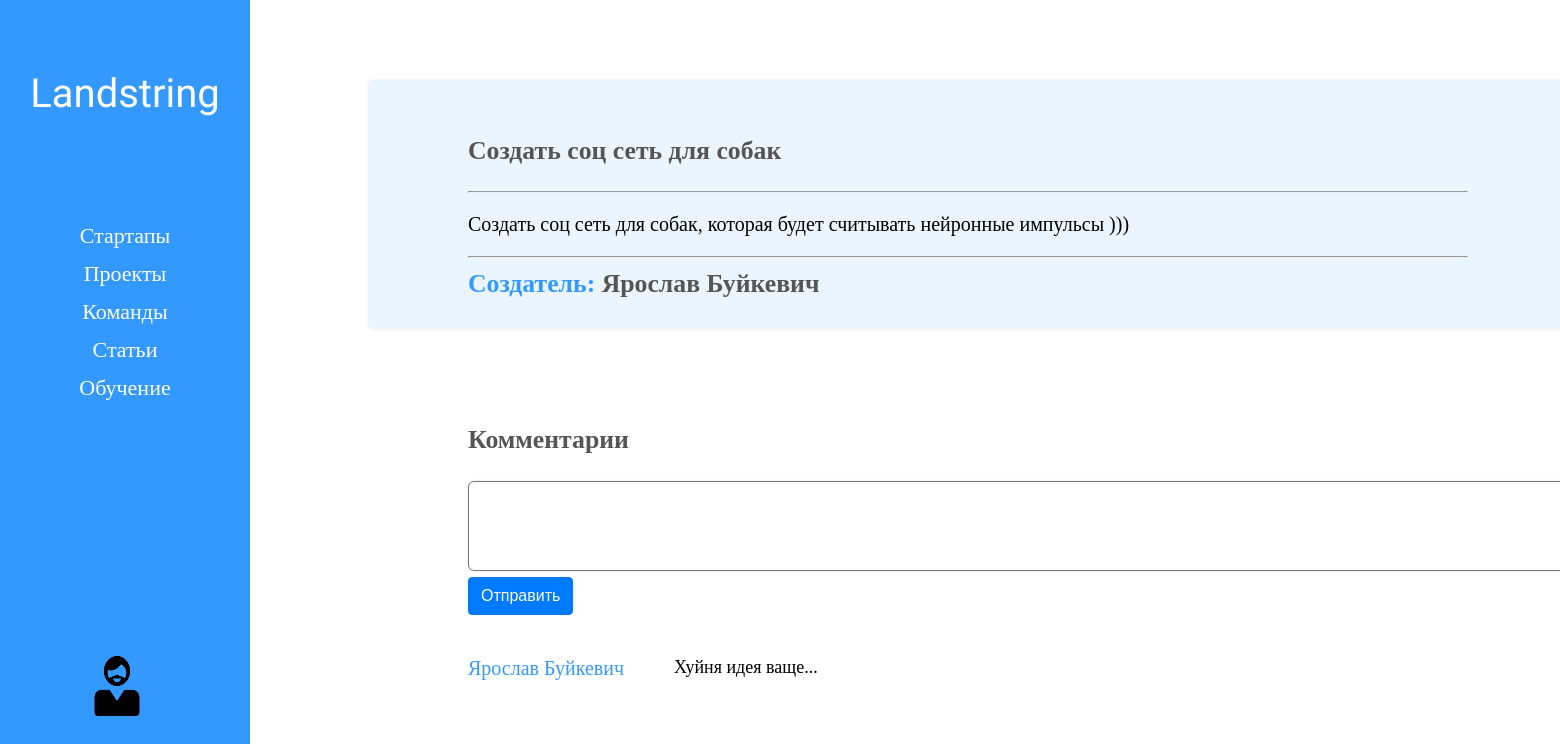
/my_startups/5/ (signed in), run on the app's committed database.
### accounts/models.py (models this page shows, shortened)
class Ideas(models.Model):
    name = models.CharField(verbose_name="Наименование идеи", max_length=100)
    description = models.TextField(verbose_name="Описание идеи")
    creator = models.ForeignKey(
        settings.AUTH_USER_MODEL,
        on_delete=models.CASCADE,
    )
    class Meta:
        verbose_name = "идею"
        verbose_name_plural = "Идеи"

class Comments(models.Model):
    comment = models.TextField(verbose_name="Текст комментария")
    author = models.ForeignKey(
        settings.AUTH_USER_MODEL,
        on_delete=models.CASCADE,
    )
    idea = models.ForeignKey(
        Ideas,
        on_delete=models.CASCADE,
        )
    class Meta:
        verbose_name = "комментарий"
        verbose_name_plural = "Комментарии"

### accounts/views.py (the view)
# urls.py: path('my_startups/<int:id>/', views.startupView),
@login_required(login_url='login')
def startupView(request, id):
    idea = Ideas.objects.get(id = id)
    comments = Comments.objects.filter(idea = idea).order_by('-id')
    if request.method == 'POST':
        form = CommentForm(request.POST)
        text = form.data.get('comment')
        comment = Comments(comment=text, author = request.user, idea = idea)
        comment.save()
    form = CommentForm(None)
    return render(request, 'ideas/idea_detail.html', {'idea' : idea, 'comments' : comments, 'form' : form})

### accounts/forms.py
class CommentForm(forms.Form):
	comment = forms.CharField(widget=forms.Textarea(attrs={'rows' : '5', 'cols' : '133'} ))

### accounts/templates/ideas/idea_detail.html (shortened to what this page needs)
{% extends "accounts/base.html" %}
{% load static %}
{% block styles %}
<link rel="stylesheet" href="{% static 'accounts/css/idea.css' %}">
{% endblock styles %}
{% block content %}
<div class="main">
    <div class="container">
        <div class="idea">
            <h3 class="idea_title">{{ idea.name }}</h3>
            <hr />
            <p class="idea_description">{{ idea.description }}</p>
            <hr />
            <div class="creator">
                <h3 class="text">Создатель: </h3>
                <h3 class="name">{{ idea.creator.first_name}} {{ idea.creator.last_name }}</h3>
            </div>
        </div>
        <div class="comments">
            <h3 class="comments_title">Комментарии</h3>
            <form action="" method="post">
                <div class="new_comment">
                    {{ form.comment }}
                    <button type="submit" class="btn">Отправить</button>
                </div>
            </form>
            <div class="list_comments">
                {% for comment in comments %}
                <div class="comment_block">
                    <div class="author_comment">{{ comment.author.first_name }} {{ comment.author.last_name }}</div>
                    <div class="text_comment">{{ comment.comment }}</div>
                </div>
                {% endfor %}
            </div>
        </div>
    </div>
</div>
{% endblock content %}

### accounts/static/accounts/css/idea.css (style rules this page uses)
.container { margin-left: 100px; margin-top: 80px; }
.idea { width: 1000px; padding: 30px 100px; border-radius: 6px; background-color: rgb(51, 153, 255, 0.1); box-shadow: 0 0 3px rgb(0 0 0 / 10%); }
.idea_title { color: #555; }
.idea_description { font-size: 20px; }
.creator { display: inline; }
.creator h3.text { color: rgb(51, 153, 255); display: inline; }
.creator h3.name { color: #555; display: inline; }
.comments { white-space: normal; width: 600px; padding: 70px 100px; }
.list_comments { margin-top: 30px; }
.comment_block { margin-top: 12px; display: inline-flex; width: 1000px; }
.author_comment { color: rgb(51, 153, 255); font-size: 20px; float: left; white-space: nowrap; }
.text_comment { margin-left: 50px; font-size: 18px; white-space: normal; word-wrap: break-word; max-width: 400px; }
.comments_title { color: #555; }
.new_comment { width: 1000px; }
#id_comment { border-radius: 6px; box-shadow: 0 0 3px rgb(0 0 0 / 10%); resize: none; outline:none; padding-left: 1em; padding-right: 1em; padding-top: 0.5em; padding-bottom: 0.5em; }
.btn { display: inline-block; font-weight: 400; text-align: center; white-space: nowrap; vertical-align: middle; user-select: none; border: 1px solid transparent; padding: .375rem .75rem; font-size: 1rem; line-height: 1.5; border-radius: .25rem; transition: color .15s ease-in-out,background-color .15s ease-in-out,border-color .15s ease-in-out,box-shadow .15s ease-in-out; color: #fff; background-color: #007bff; border-color: #007bff; }

### accounts/static/accounts/css/style.css (style rules this page uses)
.main { margin-left: 250px; font-size: 22px; padding: 0px 10px; }

### data on the page
Ideas: name "Создать соц сеть для собак", description "Создать соц сеть для собак, которая будет считывать нейронные импульсы )))", creator.first_name "Ярослав", creator.last_name "Буйкевич"
Comments: author.first_name "Ярослав", author.last_name "Буйкевич", comment "Хуйня идея ваще..."
